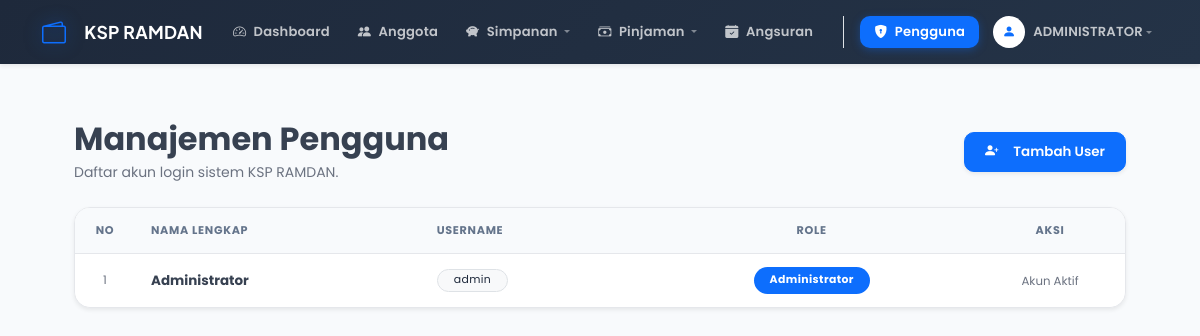
Page /data_user_ramdan.php (signed in) on the committed database.
### tables this page shows
CREATE TABLE `tb_user_ramdan` (
  `id_user_ramdan` int(11) NOT NULL,
  `id_role_ramdan` int(11) NOT NULL,
  `username_ramdan` varchar(50) NOT NULL,
  `password_ramdan` varchar(255) NOT NULL,
  `nama_ramdan` varchar(100) NOT NULL
);

### data_user_ramdan.php (the view, shortened to what this page needs)
<?php
include 'koneksi_ramdan.php';
include 'header_ramdan.php';
?>
<div class="content">
    <div class="d-flex justify-content-between align-items-center mb-4">
        <div>
            <h2 class="fw-bold mb-1">Manajemen Pengguna</h2>
            <p class="text-muted small mb-0">Daftar akun login sistem KSP RAMDAN.</p>
        </div>
        <a href="tambah_user_ramdan.php" class="btn btn-primary shadow-sm"><i class="bi bi-person-plus-fill me-2"></i>Tambah User</a>
    </div>
    <div class="card shadow-sm border-0 rounded-4 overflow-hidden">
        <div class="card-body p-0">
            <div class="table-responsive">
                <table class="table table-hover align-middle mb-0">
                    <thead class="bg-light">
                        <tr>
                            <th class="text-center py-3" width="60">NO</th>
                            <th class="py-3">NAMA LENGKAP</th>
                            <th class="py-3">USERNAME</th>
                            <th class="py-3 text-center">ROLE</th>
                            <th class="text-center py-3" width="150">AKSI</th>
                        </tr>
                    </thead>
                    <tbody>
                        <?php
                        $no = 1;
                        $sql = "SELECT u.id_user_ramdan, u.nama_ramdan, u.username_ramdan, r.nama_role_ramdan
                                FROM tb_user_ramdan u
                                JOIN tb_role_ramdan r ON u.id_role_ramdan = r.id_role_ramdan
                                WHERE r.nama_role_ramdan IN ('Admin', 'Petugas')
                                ORDER BY r.nama_role_ramdan ASC, u.nama_ramdan ASC";
                        $query = mysqli_query($koneksi, $sql);
                        while ($row = mysqli_fetch_assoc($query)) {
                        ?>
                        <tr>
                            <td class="text-center text-muted small"><?php echo $no++; ?></td>
                            <td class="fw-bold"><?php echo htmlspecialchars($row['nama_ramdan']); ?></td>
                            <td><span class="badge bg-light text-dark border fw-normal px-3"><?php echo htmlspecialchars($row['username_ramdan']); ?></span></td>
                            <td class="text-center">
                                <?php if ($row['nama_role_ramdan'] == 'Admin'): ?>
                                    <span class="badge bg-primary rounded-pill px-3 py-2">Administrator</span>
                                <?php else: ?>
                                    <span class="badge bg-info text-dark rounded-pill px-3 py-2">Petugas</span>
                                <?php endif; ?>
                            </td>
                            <td class="text-center">
                                <?php if ($row['id_user_ramdan'] != $_SESSION['id_user_ramdan']): ?>
                                    <a href="hapus_user_ramdan.php?id=<?php echo $row['id_user_ramdan']; ?>" class="btn btn-sm btn-outline-danger" onclick="return confirm('Cabut akses user ini?');"><i class="bi bi-trash"></i></a>
                                <?php else: ?>
                                    <small class="text-muted italic">Akun Aktif</small>
                                <?php endif; ?>
                            </td>
                        </tr>
                        <?php } ?>
                    </tbody>
                </table>
            </div>
        </div>
    </div>
</div>
<?php include 'footer_ramdan.php'; ?>

### style.css (style rules this page uses)
:root { --ksp-primary: #0d6efd; --ksp-primary-hover: #0859d6; --ksp-primary-soft: rgba(13, 110, 253, 0.08); --ksp-primary-glow: 0 0 0 4px rgba(13, 110, 253, 0.14); --ksp-dark: #1e293b; --ksp-dark-2: #334155; --ksp-text: #374151; --ksp-muted: #6b7280; --ksp-border: #e5e7eb; --ksp-border-soft: #f0f2f5; --ksp-bg: #f4f7fb; --ksp-surface: #ffffff; --ksp-surface-2: #f8fafc; --ksp-glass: rgba(255, 255, 255, 0.85); --ksp-success: #16a34a; --ksp-success-soft: rgba(22, 163, 74, 0.1); --ksp-warning: #d97706; --ksp-warning-soft: rgba(217, 119, 6, 0.1); --ksp-danger: #dc2626; --ksp-danger-soft: rgba(220, 38, 38, 0.1); --ksp-info: #0891b2; --ksp-info-soft: rgba(8, 145, 178, 0.1); --shadow-xs: 0 1px 2px rgba(0, 0, 0, 0.05); --shadow-sm: 0 2px 8px rgba(0, 0, 0, 0.06), 0 1px 3px rgba(0, 0, 0, 0.04); --shadow-md: 0 4px 16px rgba(0, 0, 0, 0.08), 0 2px 6px rgba(0, 0, 0, 0.04); --shadow-lg: 0 10px 30px rgba(0, 0, 0, 0.1), 0 4px 12px rgba(0, 0, 0, 0.05); --shadow-glow: 0 0 24px rgba(13, 110, 253, 0.18); --radius-sm: 6px; --radius-md: 10px; --radius-lg: 16px; --radius-xl: 20px; --radius-pill: 999px; --ease-out: cubic-bezier(0.22, 1, 0.36, 1); --ease-in: cubic-bezier(0.55, 0, 1, 0.45); --ease-inout: cubic-bezier(0.65, 0, 0.35, 1); --duration: 0.28s; }
*, *::before, *::after { box-sizing: border-box; }
html { scroll-behavior: smooth; }
body { font-family: 'Poppins', 'Plus Jakarta Sans', sans-serif; background-color: var(--ksp-bg); color: var(--ksp-text); -webkit-font-smoothing: antialiased; -moz-osx-font-smoothing: grayscale; min-height: 100vh; overflow-x: hidden; }
.content { padding: 28px 24px 60px; max-width: 1400px; margin: 0 auto; min-height: calc(100vh - 72px); animation: contentFadeIn 0.4s var(--ease-out) both; }
.card { background: var(--ksp-surface); border: 1px solid var(--ksp-border) !important; border-radius: var(--radius-lg) !important; box-shadow: var(--shadow-sm); transition: transform var(--duration) var(--ease-out), box-shadow var(--duration) var(--ease-out), border-color var(--duration) ease; overflow: hidden; }
.card-body { padding: 20px; }
.table-responsive { border-radius: 0 0 var(--radius-lg) var(--radius-lg); overflow: hidden; }
.table { margin-bottom: 0; font-size: 0.84rem; border-collapse: separate; border-spacing: 0; }
.table thead th, .table-ksp-head th { font-size: 0.7rem !important; font-weight: 700 !important; text-transform: uppercase; letter-spacing: 0.7px; padding: 14px 16px !important; border-bottom: none !important; white-space: nowrap; }
.table thead.bg-light th { background: #f8fafc !important; color: #64748b !important; border-bottom: 1px solid var(--ksp-border) !important; }
.table td { padding: 13px 16px; vertical-align: middle; border-bottom: 1px solid var(--ksp-border-soft); color: var(--ksp-text); transition: background var(--duration) ease; }
.table-hover tbody tr { transition: background var(--duration) ease; }
.table tbody tr:last-child td { border-bottom: none; }
.badge, [class*="badge-status"] { font-size: 0.68rem; font-weight: 700; letter-spacing: 0.4px; padding: 5px 12px; border-radius: var(--radius-pill); display: inline-flex; align-items: center; gap: 5px; }
.bg-primary { background: var(--ksp-primary) !important; }
.btn { font-weight: 600; font-size: 0.84rem; border-radius: var(--radius-md) !important; padding: 9px 20px; transition: all var(--duration) var(--ease-out) !important; display: inline-flex; align-items: center; gap: 7px; white-space: nowrap; position: relative; overflow: hidden; }
.btn::after { content: ''; position: absolute; inset: 0; background: rgba(255,255,255,0); transition: background 0.2s ease; border-radius: inherit; }
.btn-primary { background: var(--ksp-primary) !important; border-color: var(--ksp-primary) !important; color: #fff !important; box-shadow: 0 2px 8px rgba(13,110,253,0.25); }
.text-muted { color: var(--ksp-muted) !important; }
.text-dark { color: var(--ksp-dark) !important; }
@media (min-width: 1200px) { .content { padding: 32px 32px 80px; } }

### header_ramdan.php (style rules this page uses)
body { font-family: 'Poppins', sans-serif; background-color: #f8fafc; }

### rows in the picture
tb_user_ramdan: nama_ramdan "Administrator", username_ramdan "admin", shows "Akun Aktif"

### other values in the picture
$nama_display "ADMINISTRATOR"
